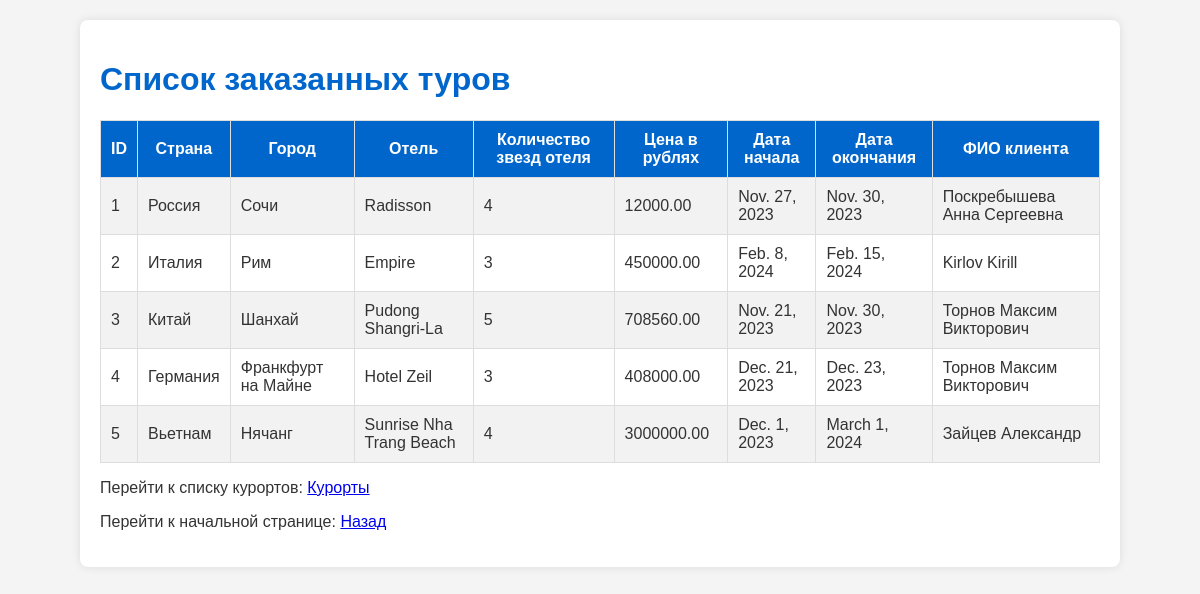
Screenshot of /btest/tours/ with the database file from the repository.
### btest/models.py (models this page shows, shortened)
class Tour(models.Model):
    departure_date = models.DateField(verbose_name='Дата отправления')
    return_date = models.DateField(verbose_name='Дата возвращения')
    hotel = models.ForeignKey(Hotel, on_delete=models.PROTECT, verbose_name='Отель')
    room_type = models.CharField(max_length=255, verbose_name='Тип номера')
    tourist = models.ForeignKey(Tourist, on_delete=models.PROTECT, verbose_name='Турист')
    price = models.DecimalField(max_digits=10, decimal_places=2, verbose_name='Цена')

class Hotel(models.Model):
    resort = models.ForeignKey(Resort, on_delete=models.PROTECT, verbose_name='Курорт')
    name = models.CharField(max_length=255, verbose_name='Название отеля')
    distance_from_airport = models.IntegerField(verbose_name='Расстояние от аэропорта (км)')
    star_rating = models.IntegerField(verbose_name='Количество звёзд')
    beach_info = models.TextField(verbose_name='Информация о пляже')

class Resort(models.Model):
    country = models.ForeignKey(Country, on_delete=models.PROTECT, verbose_name='Страна')
    name = models.CharField(max_length=255, verbose_name='Название курорта')

class Country(models.Model):
    name = models.CharField(max_length=255, verbose_name='Название страны')

class Tourist(models.Model):
    name = models.CharField(max_length=255, verbose_name='Имя туриста')

### btest/views.py (the view)
# urls.py: path('tours/', tour_list, name='tour_list'),
def tour_list(request):
    tours = Tour.objects.all()
    return render(request, 'orders/tour_list.html', {'tours': tours})

### btest/templates/orders/tour_list.html (shortened to what this page needs)
<!DOCTYPE html>
<html lang="en">
<head>
</head>
<body>
<div class="container">
    <h1>Список заказанных туров</h1>
    {% if tours %}
        <table>
            <tr>
                <th>ID</th>
                <th>Страна</th>
                <th>Город</th>
                <th>Отель</th>
                <th>Количество звезд отеля</th>
                <th>Цена в рублях</th>
                <th>Дата начала</th>
                <th>Дата окончания</th>
                <th>ФИО клиента</th>
            </tr>
            {% for tour in tours %}
                <tr>
                    <td>{{ tour.id }}</td>
                    <td>{{ tour.hotel.resort.country.name}}</td>
                    <td>{{ tour.hotel.resort.name }}</td>
                    <td>{{ tour.hotel.name }}</td>
                    <td>{{ tour.hotel.star_rating }}</td>
                    <td>{{ tour.price }}</td>
                    <td>{{ tour.departure_date }}</td>
                    <td>{{ tour.return_date }}</td>
                    <td>{{ tour.tourist.name }}</td>
                </tr>
            {% endfor %}
        </table>
    {% else %}
        <p>Нет заказанных туров.</p>
    {% endif %}
<p>Перейти к списку курортов: <a href="http://localhost:8000/btest/resorts/">Курорты</a></p>
<p>Перейти к начальной странице: <a href="http://localhost:8000/">Назад</a></p>
</div>
</body>
</html>

### btest/templates/orders/tour_list.html (style rules this page uses)
body { font-family: 'Arial', sans-serif; background-color: #f4f4f4; color: #333; }
.container { max-width: 1000px; margin: 20px auto; padding: 20px; background-color: #fff; border-radius: 8px; box-shadow: 0 0 10px rgba(0, 0, 0, 0.1); }
h1 { color: #0066cc; }
table { width: 100%; border-collapse: collapse; margin-top: 20px; }
th, td { padding: 10px; border: 1px solid #ddd; }
th { background-color: #0066cc; color: #fff; }
tr:nth-child(even) { background-color: #f2f2f2; }

### rows the page displays
Tour: id "1", hotel.resort.country.name "Россия", hotel.resort.name "Сочи", hotel.name "Radisson", hotel.star_rating "4", price "12000.00", departure_date "Nov. 27, 2023", return_date "Nov. 30, 2023", tourist.name "Поскребышева Анна Сергеевна"
Tour: id "2", hotel.resort.country.name "Италия", hotel.resort.name "Рим", hotel.name "Empire", hotel.star_rating "3", price "450000.00", departure_date "Feb. 8, 2024", return_date "Feb. 15, 2024", tourist.name "Kirlov Kirill"
Tour: id "3", hotel.resort.country.name "Китай", hotel.resort.name "Шанхай", hotel.name "Pudong Shangri-La", hotel.star_rating "5", price "708560.00", departure_date "Nov. 21, 2023", return_date "Nov. 30, 2023", tourist.name "Торнов Максим Викторович"
Tour: id "4", hotel.resort.country.name "Германия", hotel.resort.name "Франкфурт на Майне", hotel.name "Hotel Zeil", hotel.star_rating "3", price "408000.00", departure_date "Dec. 21, 2023", return_date "Dec. 23, 2023", tourist.name "Торнов Максим Викторович"
Tour: id "5", hotel.resort.country.name "Вьетнам", hotel.resort.name "Нячанг", hotel.name "Sunrise Nha Trang Beach", hotel.star_rating "4", price "3000000.00", departure_date "Dec. 1, 2023", return_date "March 1, 2024", tourist.name "Зайцев Александр"
